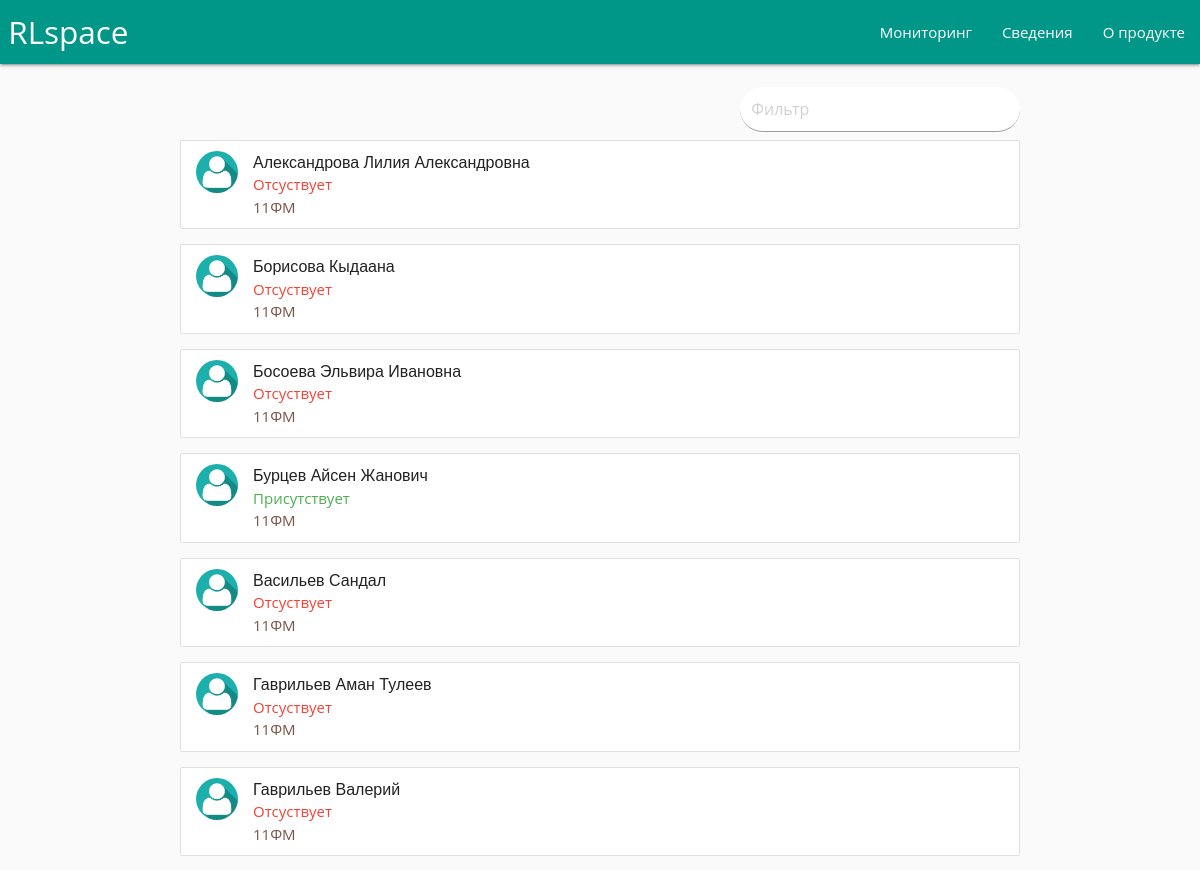
Before: /information/ (upper part) with the older database file.
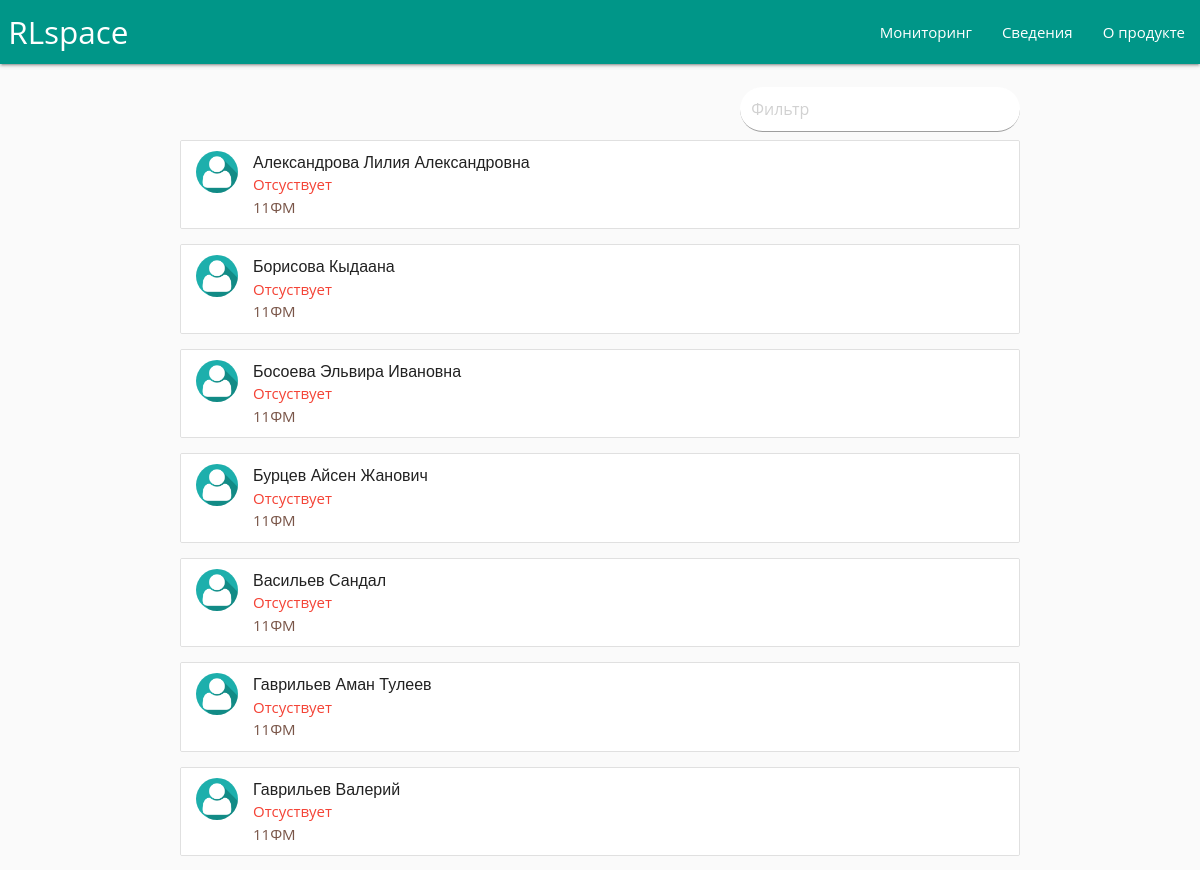
After: the same page with the newer database file.
### main/models.py (models this page shows, shortened)
class Pupil(models.Model):
	qrcode      = models.CharField(max_length = 50)
	name        = models.CharField(max_length = 50)
	grade       = models.CharField(max_length = 50)
	location    = models.CharField(max_length = 50)
	status      = models.CharField(max_length = 50, default = "absent")
	arrive_time = models.DateTimeField('date arrive')
	photo     = models.ImageField(upload_to = "images/", default = "images/default.jpg")
	non_attendance = models.IntegerField(default = 0);

### main/views.py (the view)
# urls.py: url(r'^information/$', views.information, name = 'information'),
def information(request):
	context = {}
	pupils = Pupil.objects.all()
	pupils_list = sorted(pupils, key = operator.attrgetter('name'))
	context["pupils"] = pupils_list
	context["translate"] = translate
	request = render(request, 'main/information.html', context)
	return request

### main/templates/main/information.html (shortened to what this page needs)
{% include 'main/header.html' %}
<div class = "container">
    <div class = "row">
        <input class = "filter right col s4 offset-s8" placeholder="Фильтр" style = "background: white; border-radius: 40px; ">
        {% for pupil in pupils %}
        <filtertag>
            <ul class="collection">
                <li class="collection-item avatar">
                    <img src="/media/{{ pupil.photo }}" alt="" class="circle img-responsive">
                    <span class="title">{{ pupil.name }}</span>
                    <p> {% if pupil.status == "absent" %}
                            <font class = "red-text">Отсуствует</font>
                        {% else %}
                            <font class = "green-text">Присутствует</font>
                        {% endif %} <br>
                        <font class = "brown-text" >{{ pupil.grade }} </font>
                    </p>
                </li>
            </ul>
        </filtertag>
        {% endfor %}
    </div>
</div>
{% include 'main/footer.html' %}

Changed rows visible on the page:
changed Pupil "Бурцев Айсен Жанович": status "Присутствует" → "Отсуствует"
